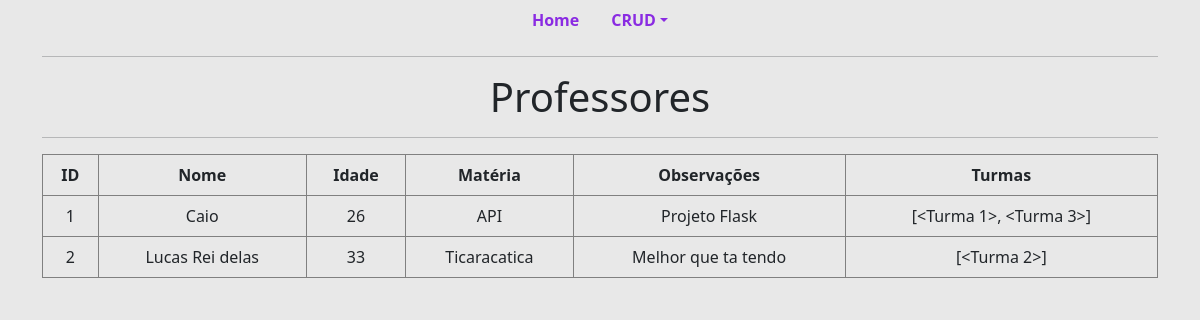
/read/professor, run on the app's committed database.
### projeto_flask/models/models.py (models this page shows)
class Professor(database.Model):
    __tablename__ = "professor"
    id = database.Column(database.Integer, primary_key=True)
    nome = database.Column(database.String(100), nullable=False)
    idade = database.Column(database.Integer, nullable=False)
    materia = database.Column(database.String(100), nullable=False)
    observacoes = database.Column(database.Text, nullable=True)
    turmas = database.relationship('Turma', backref='professor', lazy=True)

### projeto_flask/controller/routes/routes.py (the view)
@app.route("/read/professor", methods=["GET", "POST"])
def professor():
    lista_professor = database.session.query(Professor).all()
    return render_template("professor.html", lista_professor=lista_professor)

### projeto_flask/templates/professor.html
{% extends "base.html" %} {% block body %}
<div class="container">
  <hr />
  <h1 style="text-align: center">Professores</h1>
  <hr />
</div>
<div class="container">
  <table class="table table-bordered" style="border-color: gray">
    <thead class="thead-dark">
      <tr style="text-align: center">
        <th scope="col">ID</th>
        <th scope="col">Nome</th>
        <th scope="col">Idade</th>
        <th scope="col">Matéria</th>
        <th scope="col">Observações</th>
        <th scope="col">Turmas</th>
      </tr>
    </thead>
    <tbody>
      {% if lista_professor %} {% for professor in lista_professor %}
      <tr style="text-align: center">
        <td>{{ professor.id }}</td>
        <td>{{ professor.nome }}</td>
        <td>{{ professor.idade }}</td>
        <td>{{ professor.materia }}</td>
        <td>{{ professor.observacoes }}</td>
        <td>{{ professor.turmas }}</td>
      </tr>
      {% endfor %} {% else %}
      <tr>
        <td colspan="6" style="text-align: center">
          Nenhum(a) professor(a) cadastrado(a)
        </td>
      </tr>
      {% endif %}
    </tbody>
  </table>
</div>
{% endblock%}

### data on the page
Professor: id "1", nome "Caio", idade "26", materia "API", observacoes "Projeto Flask", turmas "[<Turma 1>, <Turma 3>]"
Professor: id "2", nome "Lucas Rei delas", idade "33", materia "Ticaracatica", observacoes "Melhor que ta tendo", turmas "[<Turma 2>]"
